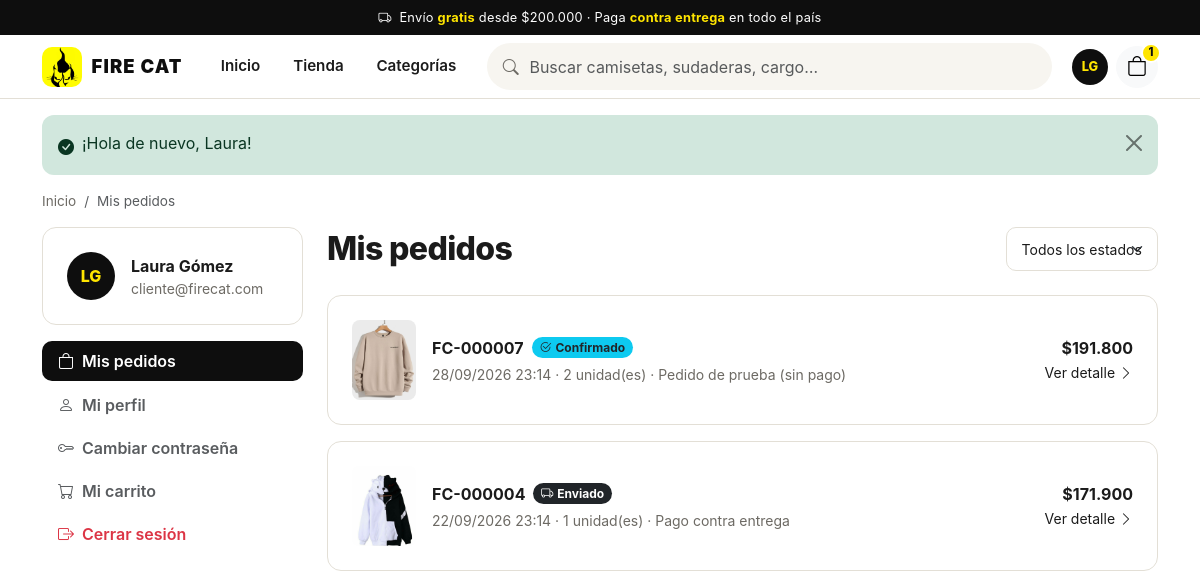
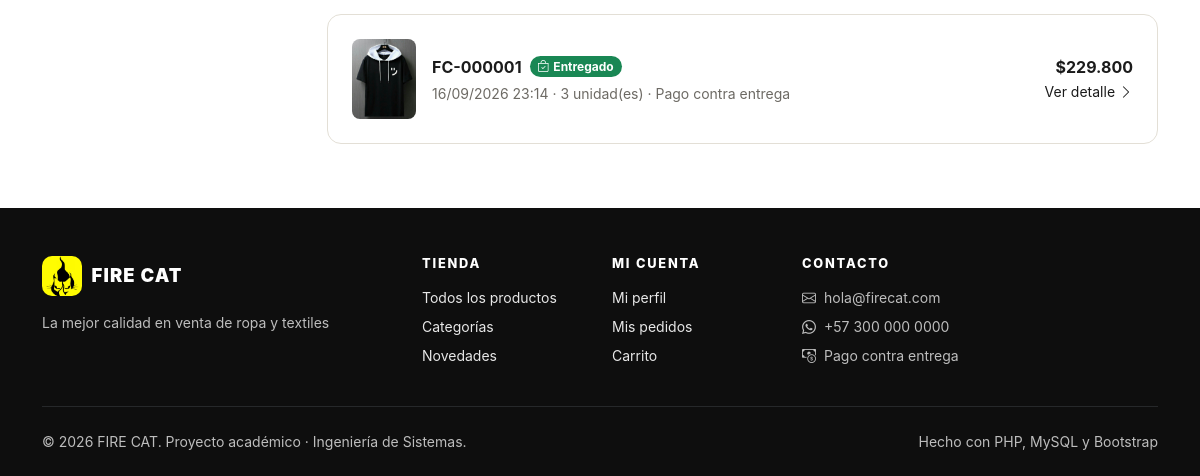
The app's page /mis_pedidos.php (signed in), older data (2 pictures, top to bottom).
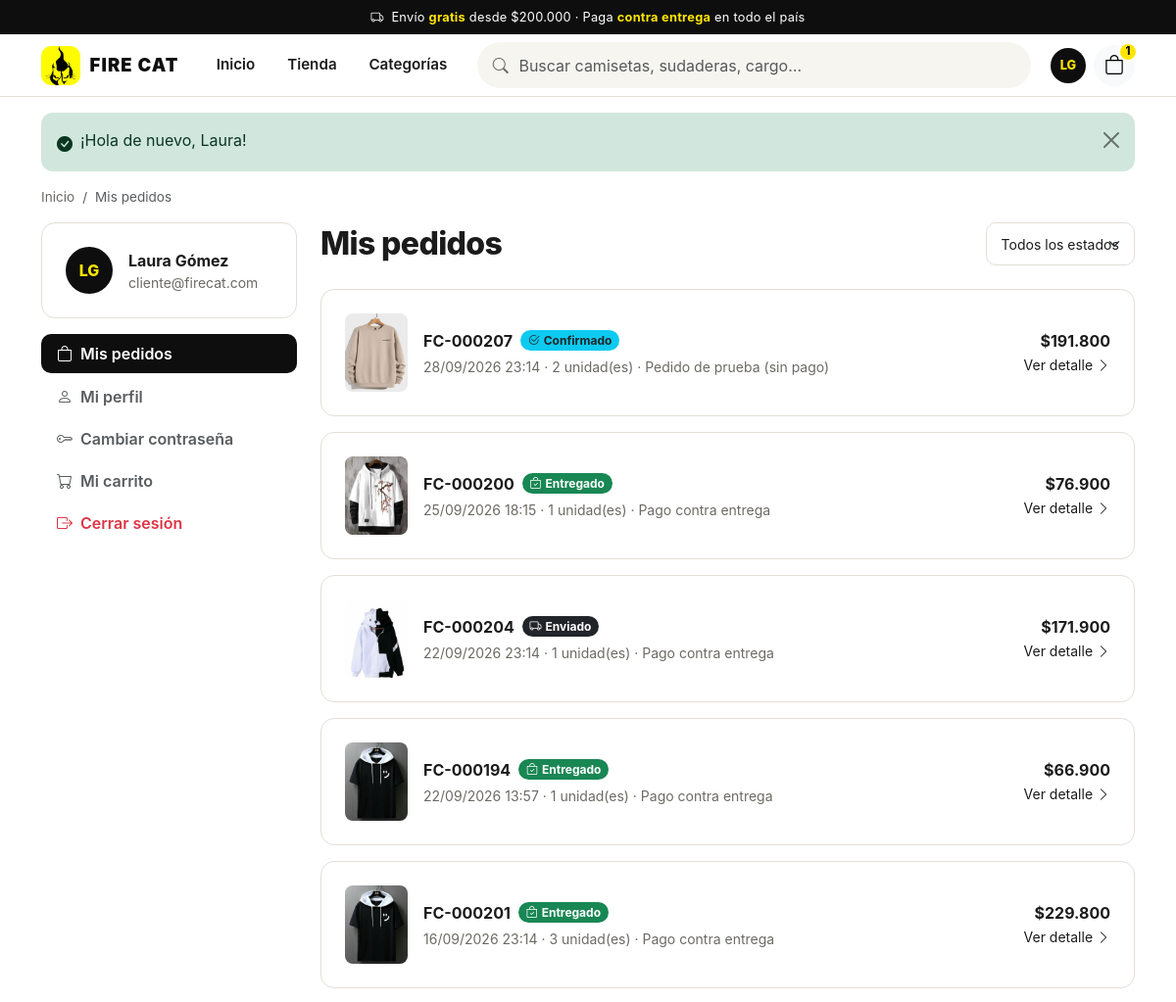
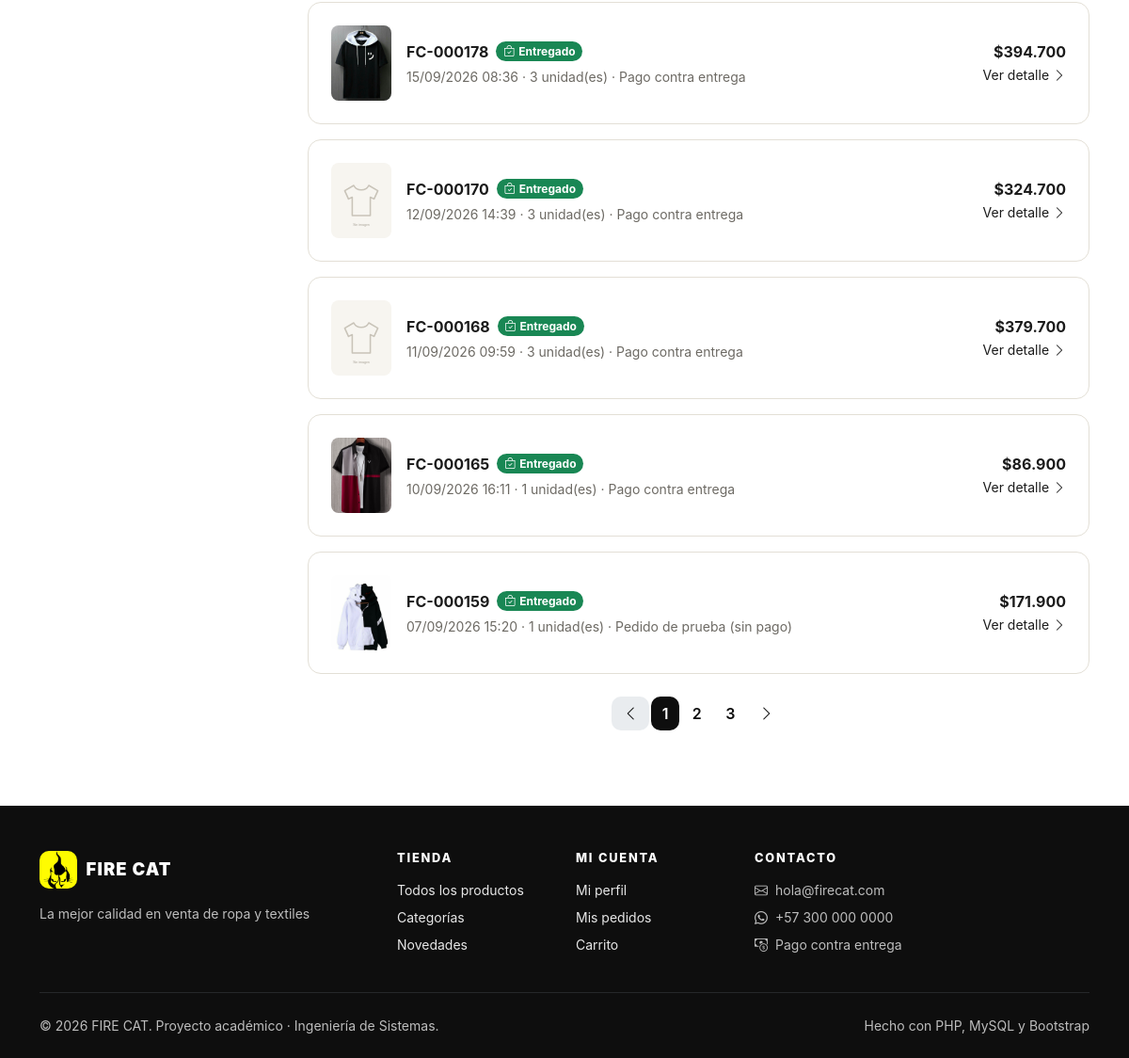
The same page, newer data (2 pictures, top to bottom).
### tables this page shows
CREATE TABLE usuarios (
    id                    INT UNSIGNED NOT NULL AUTO_INCREMENT,
    nombre                VARCHAR(60)  NOT NULL,
    apellido              VARCHAR(60)  NOT NULL,
    email                 VARCHAR(120) NOT NULL,
    password_hash         VARCHAR(255) NOT NULL,
    telefono              VARCHAR(20)  NULL,
    direccion             VARCHAR(160) NULL,
    ciudad                VARCHAR(80)  NULL,
    rol                   ENUM('administrador','cliente') NOT NULL DEFAULT 'cliente',
    estado                ENUM('activo','inactivo')       NOT NULL DEFAULT 'activo',
    debe_cambiar_password TINYINT(1)   NOT NULL DEFAULT 0,
    ultimo_acceso         DATETIME     NULL,
    fecha_registro        DATETIME     NOT NULL DEFAULT CURRENT_TIMESTAMP,
    fecha_actualizacion   DATETIME     NOT NULL DEFAULT CURRENT_TIMESTAMP ON UPDATE CURRENT_TIMESTAMP,
    PRIMARY KEY (id),
    UNIQUE KEY uq_usuarios_email (email),
    KEY idx_usuarios_rol_estado (rol, estado)
);

CREATE TABLE pedidos (
    id                  INT UNSIGNED  NOT NULL AUTO_INCREMENT,
    codigo              VARCHAR(20)   NULL,
    usuario_id          INT UNSIGNED  NOT NULL,
    subtotal            DECIMAL(12,2) NOT NULL,
    costo_envio         DECIMAL(10,2) NOT NULL DEFAULT 0,
    total               DECIMAL(12,2) NOT NULL,
    estado              ENUM('pendiente','confirmado','preparado','enviado','entregado','cancelado')
                        NOT NULL DEFAULT 'pendiente',
    metodo_pago         ENUM('contra_entrega','pedido_prueba') NOT NULL DEFAULT 'contra_entrega',
    pago_con            DECIMAL(12,2) NULL COMMENT 'Efectivo con el que pagará (para calcular el cambio)',
    nombre_destinatario VARCHAR(120)  NOT NULL,
    telefono_entrega    VARCHAR(20)   NOT NULL,
    direccion_entrega   VARCHAR(160)  NOT NULL,
    ciudad_entrega      VARCHAR(80)   NOT NULL,
    notas               VARCHAR(255)  NULL,
    fecha_pedido        DATETIME      NOT NULL DEFAULT CURRENT_TIMESTAMP,
    fecha_actualizacion DATETIME      NOT NULL DEFAULT CURRENT_TIMESTAMP ON UPDATE CURRENT_TIMESTAMP,
    PRIMARY KEY (id),
    UNIQUE KEY uq_pedidos_codigo (codigo),
    KEY idx_pedidos_usuario (usuario_id),
    KEY idx_pedidos_estado_fecha (estado, fecha_pedido),
    KEY idx_pedidos_fecha (fecha_pedido),
    CONSTRAINT chk_pedidos_totales CHECK (subtotal >= 0 AND total >= 0 AND costo_envio >= 0),
    CONSTRAINT fk_pedidos_usuario FOREIGN KEY (usuario_id)
        REFERENCES usuarios (id) ON DELETE RESTRICT ON UPDATE CASCADE
);

### includes/funciones.php (called while the page is built, shortened)
<?php defined('ROOT_PATH') || exit('Acceso directo no permitido.');
function e($valor): string
{
    return htmlspecialchars((string) ($valor ?? ''), ENT_QUOTES | ENT_SUBSTITUTE, 'UTF-8');
}
function base_url(): string
{
    static $base = null;
    if ($base !== null) {
        return $base;
    }
    $base = '';
    $script   = str_replace('\\', '/', (string) realpath($_SERVER['SCRIPT_FILENAME'] ?? ''));
    $raiz     = str_replace('\\', '/', (string) realpath(ROOT_PATH));
    $nombre   = str_replace('\\', '/', $_SERVER['SCRIPT_NAME'] ?? '');
    if ($script !== '' && $raiz !== '' && strpos($script, $raiz) === 0) {
        $relativo = substr($script, strlen($raiz));
        if ($relativo !== '' && substr($nombre, -strlen($relativo)) === $relativo) {
            $base = rtrim(substr($nombre, 0, -strlen($relativo)), '/');
        }
    }
    return $base;
}
function url(string $ruta = '', array $parametros = []): string
{
    $u = base_url() . '/' . ltrim($ruta, '/');
    $parametros = array_filter($parametros, static fn($v) => $v !== null && $v !== '');
    if ($parametros) {
        $u .= '?' . http_build_query($parametros);
    }
    return $u;
}
function asset(string $ruta): string
{
    $archivo = ROOT_PATH . '/' . ltrim($ruta, '/');
    $v = is_file($archivo) ? '?v=' . filemtime($archivo) : '';
    return url($ruta) . $v;
}
function imagen_url(?string $ruta): string
{
    if ($ruta && preg_match('#^(assets|uploads)/[A-Za-z0-9/_\-.]+$#', $ruta) && is_file(ROOT_PATH . '/' . $ruta)) {
        return url($ruta);
    }
    return url('assets/img/placeholder.svg');
}
function get_texto(string $clave, int $max = 100): string
{
    $v = $_GET[$clave] ?? '';
    return mb_substr(trim($v), 0, $max);
}
function get_int(string $clave, int $defecto = 0): int
{
    $v = filter_var($_GET[$clave] ?? null, FILTER_VALIDATE_INT);
    return $v === false || $v === null ? $defecto : (int) $v;
}
function precio(float|int|string|null $valor): string
{
    $n = round((float) $valor);
    return ($n < 0 ? '−$' : '$') . number_format(abs($n), 0, ',', '.');
}
function fecha(?string $valor, bool $conHora = true): string
{
    $t = strtotime($valor);
    return $t ? date($conHora ? 'd/m/Y H:i' : 'd/m/Y', $t) : '—';
}
function paginar(int $total, int $porPagina, int $pagina): array
{
    $paginas = max(1, (int) ceil($total / $porPagina));
    $pagina  = min(max(1, $pagina), $paginas);
    return [
        'pagina'     => $pagina,
        'por_pagina' => $porPagina,
        'total'      => $total,
        'paginas'    => $paginas,
        'offset'     => ($pagina - 1) * $porPagina,
    ];
}
function iniciales(string $nombre, string $apellido = ''): string
{
    return mb_strtoupper(mb_substr($nombre, 0, 1) . mb_substr($apellido, 0, 1));
}

### includes/auth.php (called while the page is built, shortened)
<?php defined('ROOT_PATH') || exit('Acceso directo no permitido.');
function usuario_actual(bool $refrescar = false): ?array
{
    static $cargado = false, $usuario = null;
    if ($cargado && !$refrescar) {
        return $usuario;
    }
    $cargado = true;
    $id = (int) ($_SESSION['usuario_id'] ?? 0);
    $usuario = fila('SELECT id, nombre, apellido, email, telefono, direccion, ciudad, rol, estado, debe_cambiar_password, fecha_registro
                     FROM usuarios WHERE id = ?', [$id]);
    return $usuario;
}
function requerir_login(): array
{
    $u = usuario_actual();
    return $u;
}
function forzar_cambio_password_si_corresponde(): void
{
    $u = usuario_actual();
}

### includes/db.php (called while the page is built, shortened)
<?php defined('ROOT_PATH') || exit('Acceso directo no permitido.');
function db(): PDO
{
    static $pdo = null;
    if ($pdo instanceof PDO) {
        return $pdo;
    }
    $c = config('db');
    $dsn = sprintf('mysql:host=%s;port=%d;dbname=%s;charset=%s', $c['host'], (int) $c['port'], $c['name'], $c['charset']);
    try {
        $pdo = new PDO($dsn, $c['user'], $c['pass'], [
            PDO::ATTR_ERRMODE            => PDO::ERRMODE_EXCEPTION,
            PDO::ATTR_DEFAULT_FETCH_MODE => PDO::FETCH_ASSOC,
            PDO::ATTR_EMULATE_PREPARES   => false,
            PDO::ATTR_STRINGIFY_FETCHES  => false,
        ]);
        $pdo->exec("SET time_zone = '" . date('P') . "'");
    } catch (PDOException $e) {
        registrar_log('Error de conexión a la base de datos: ' . $e->getMessage());
        if (PHP_SAPI === 'cli') {
            throw $e;
        }
        mostrar_error(503, 'Servicio no disponible',
            'No fue posible conectar con la base de datos. Verifica que MySQL esté iniciado en XAMPP y que la base "tienda_ropa" haya sido importada.',
            es_desarrollo() ? $e->getMessage() : null);
    }
    return $pdo;
}
function consulta(string $sql, array $parametros = []): PDOStatement
{
    $st = db()->prepare($sql);
    $st->execute($parametros);
    return $st;
}
function fila(string $sql, array $parametros = []): ?array
{
    $r = consulta($sql, $parametros)->fetch();
    return $r === false ? null : $r;
}
function filas(string $sql, array $parametros = []): array
{
    return consulta($sql, $parametros)->fetchAll();
}
function valor(string $sql, array $parametros = [])
{
    $v = consulta($sql, $parametros)->fetchColumn();
    return $v === false ? null : $v;
}

### includes/bootstrap.php (called while the page is built, shortened)
<?php
require_once __DIR__ . '/funciones.php';
require_once __DIR__ . '/db.php';
require_once __DIR__ . '/auth.php';
require_once __DIR__ . '/inventario.php';
require_once __DIR__ . '/pedidos.php';
if (PHP_SAPI !== 'cli') {
    forzar_cambio_password_si_corresponde();
}

### mis_pedidos.php (the view, shortened to what the rows shown need)
<?php
require __DIR__ . '/includes/bootstrap.php';
$usuario = requerir_login();
$filtroEstado = get_texto('estado', 20);
$params = [$usuario['id']];
$where = 'p.usuario_id = ?';
$total = (int) valor("SELECT COUNT(*) FROM pedidos p WHERE $where", $params);
$pag = paginar($total, 10, max(1, get_int('pagina', 1)));
$pedidos = filas("SELECT p.id, p.codigo, p.total, p.estado, p.fecha_pedido, p.metodo_pago,
                         (SELECT SUM(d.cantidad) FROM pedido_detalle d WHERE d.pedido_id = p.id) AS unidades,
                         (SELECT pr.imagen FROM pedido_detalle d JOIN productos pr ON pr.id = d.producto_id WHERE d.pedido_id = p.id ORDER BY d.id LIMIT 1) AS imagen
                  FROM pedidos p WHERE $where ORDER BY p.fecha_pedido DESC, p.id DESC
                  LIMIT {$pag['por_pagina']} OFFSET {$pag['offset']}", $params);
require __DIR__ . '/includes/header.php';
?>
<div class="container">
    <div class="row g-4">
        <aside class="col-lg-3"><?php require __DIR__ . '/includes/partials/menu_cuenta.php'; ?></aside>
        <section class="col-lg-9">
            <div class="d-flex flex-wrap justify-content-between align-items-center gap-2 mb-4">
                <h1 class="h2 mb-0">Mis pedidos</h1>
            </div>
            <?php if (!$pedidos): ?>
                <div class="estado-vacio">
                    <div class="icono"><i class="bi bi-receipt"></i></div>
                    <h2 class="h4"><?= $filtroEstado ? 'No hay pedidos con ese estado' : 'Aún no tienes pedidos' ?></h2>
                    <p class="text-muted-fc">Cuando compres, podrás seguir aquí el estado de tus pedidos.</p>
                    <a class="btn btn-fc" href="<?= url('productos.php') ?>">Explorar la tienda</a>
                </div>
            <?php else: ?>
                <div class="d-grid gap-3">
                    <?php foreach ($pedidos as $p): ?>
                        <a class="caja d-flex gap-3 align-items-center text-decoration-none text-reset" href="<?= url('pedido.php', ['id' => $p['id']]) ?>">
                            <img src="<?= imagen_url($p['imagen']) ?>" alt="" width="64" height="80" class="rounded-3 object-fit-cover d-none d-sm-block">
                            <div class="flex-grow-1">
                                <div class="d-flex flex-wrap gap-2 align-items-center mb-1">
                                    <strong><?= e($p['codigo']) ?></strong> <?= estado_pedido_badge($p['estado']) ?>
                                </div>
                                <div class="small text-muted-fc"><?= fecha($p['fecha_pedido']) ?> · <?= (int) $p['unidades'] ?> unidad(es) · <?= e(METODOS_PAGO[$p['metodo_pago']] ?? '') ?></div>
                            </div>
                            <div class="text-end">
                                <div class="fw-bold"><?= precio($p['total']) ?></div>
                                <span class="small">Ver detalle <i class="bi bi-chevron-right"></i></span>
                            </div>
                        </a>
                    <?php endforeach; ?>
                </div>
            <?php endif; ?>
        </section>
    </div>
</div>
<?php require __DIR__ . '/includes/footer.php'; ?>

### includes/header.php (shortened to what the rows shown need)
<?php defined('ROOT_PATH') || exit('Acceso directo no permitido.');
$usuario = usuario_actual();
?>
<!DOCTYPE html>
<html lang="es">
<head>
    <link rel="stylesheet" href="<?= asset('assets/vendor/bootstrap/bootstrap.min.css') ?>">
    <link rel="stylesheet" href="<?= asset('assets/vendor/bootstrap-icons/bootstrap-icons.min.css') ?>">
    <link rel="stylesheet" href="<?= asset('assets/css/tienda.css') ?>">
</head>
<body>
<nav class="navbar navbar-expand-lg navbar-fc sticky-top py-2" aria-label="Navegación principal">
    <div class="container">
        <div class="d-flex align-items-center gap-1 order-lg-3 ms-auto ms-lg-0">
            <?php if ($usuario): ?>
                <div class="dropdown">
                    <button class="btn btn-link p-0 border-0 ms-1" data-bs-toggle="dropdown" aria-expanded="false" aria-label="Mi cuenta">
                        <span class="avatar"><?= e(iniciales($usuario['nombre'], $usuario['apellido'])) ?></span>
                    </button>
                </div>
            <?php endif; ?>
        </div>
    </div>
</nav>
<main id="contenido">

### includes/partials/menu_cuenta.php (shortened to what the rows shown need)
<div class="caja mb-3 d-flex align-items-center gap-3 no-imprimir">
    <span class="avatar" style="width:48px;height:48px;font-size:1rem"><?= e(iniciales($usuario['nombre'], $usuario['apellido'])) ?></span>
    <div class="overflow-hidden">
        <div class="fw-bold text-truncate"><?= e($usuario['nombre'] . ' ' . $usuario['apellido']) ?></div>
        <div class="small text-muted-fc text-truncate"><?= e($usuario['email']) ?></div>
    </div>
</div>

### includes/pedidos.php (shortened to what the rows shown need)
<?php defined('ROOT_PATH') || exit('Acceso directo no permitido.');
function estado_pedido_badge(string $estado): string
{
    [$texto, $color, $icono] = ESTADOS_PEDIDO[$estado] ?? [ucfirst($estado), 'secondary', 'bi-circle'];
    $textoClase = in_array($color, ['warning', 'info'], true) ? ' text-dark' : '';
    return '<span class="badge rounded-pill text-bg-' . $color . $textoClase . '"><i class="bi ' . $icono . ' me-1"></i>' . e($texto) . '</span>';
}

Row changes from the older to the newer data that the page shows:
no longer on this page (row edited): pedidos: codigo "FC-000007", texto "Confirmado", fecha_pedido "28/09/2026 23:14", unidades "2", metodo_pago "Pedido de prueba (sin pago)", total "$191.800"
no longer on this page (row edited): pedidos: codigo "FC-000004", texto "Enviado", fecha_pedido "22/09/2026 23:14", unidades "1", metodo_pago "Pago contra entrega", total "$171.900"
no longer on this page (row edited): pedidos: codigo "FC-000001", texto "Entregado", fecha_pedido "16/09/2026 23:14", unidades "3", metodo_pago "Pago contra entrega", total "$229.800"
added pedidos: codigo "FC-000207", texto "Confirmado", fecha_pedido "28/09/2026 23:14", unidades "2", metodo_pago "Pedido de prueba (sin pago)", total "$191.800"
added pedidos: shows a picture, codigo "FC-000200", texto "Entregado", fecha_pedido "25/09/2026 18:15", unidades "1", metodo_pago "Pago contra entrega", total "$76.900"
added pedidos: codigo "FC-000204", texto "Enviado", fecha_pedido "22/09/2026 23:14", unidades "1", metodo_pago "Pago contra entrega", total "$171.900"
added pedidos: codigo "FC-000194", texto "Entregado", fecha_pedido "22/09/2026 13:57", unidades "1", metodo_pago "Pago contra entrega", total "$66.900"
added pedidos: codigo "FC-000201", texto "Entregado", fecha_pedido "16/09/2026 23:14", unidades "3", metodo_pago "Pago contra entrega", total "$229.800"
added pedidos: codigo "FC-000178", texto "Entregado", fecha_pedido "15/09/2026 08:36", unidades "3", metodo_pago "Pago contra entrega", total "$394.700"
added pedidos: codigo "FC-000170", texto "Entregado", fecha_pedido "12/09/2026 14:39", unidades "3", metodo_pago "Pago contra entrega", total "$324.700"
added pedidos: codigo "FC-000168", texto "Entregado", fecha_pedido "11/09/2026 09:59", unidades "3", metodo_pago "Pago contra entrega", total "$379.700"
added pedidos: shows a picture, codigo "FC-000165", texto "Entregado", fecha_pedido "10/09/2026 16:11", unidades "1", metodo_pago "Pago contra entrega", total "$86.900"
added pedidos: codigo "FC-000159", texto "Entregado", fecha_pedido "07/09/2026 15:20", unidades "1", metodo_pago "Pedido de prueba (sin pago)", total "$171.900"
Text that changed along with them:
new list line: "1"
new list line: "2"
new list line: "3"
